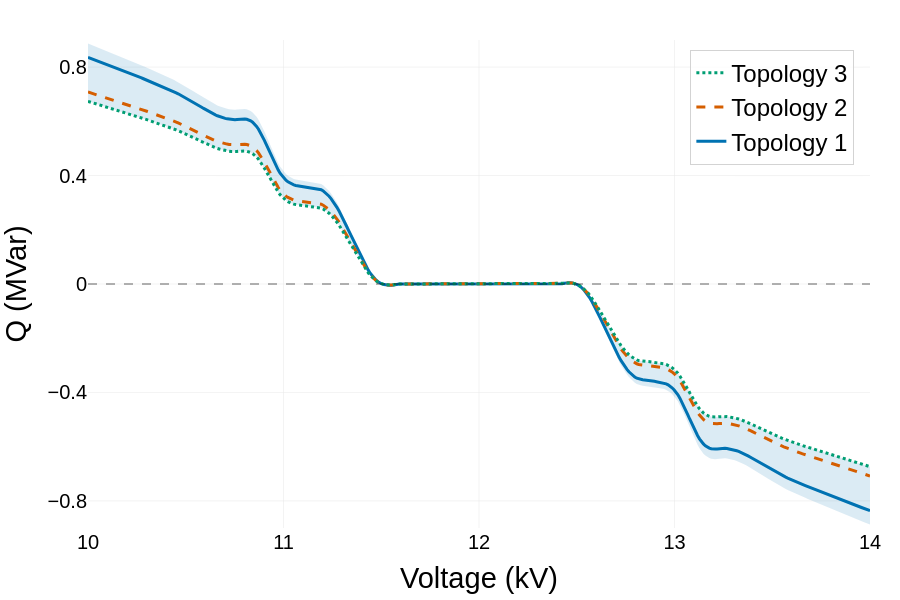

Notebook code for this chart:
### Code cell
def x_policy_minmax_bg_plus_focus(
    policy_net,
    env,
    seeds_all=tuple(range(10)),   # 用于 min–max 背景的拓扑集合
    seeds_focus=(1, 2, 4),        # 前景高亮的 3 条拓扑（手动挑选）
    x_range=(10.5, 13.5),         # kV
    N=400,
    y_range=(-1.0, 1.0),          # MVAr
    smoothing='savgol',           # 'savgol','moving',None
    smooth_window=25, smooth_poly=3,
    bg_alpha=0.16                 # 背景带透明度（0.10~0.22之间比较合适）
):
    import numpy as np
    import plotly.graph_objects as go
    import torch

    # -------- helpers --------
    def moving_average(a, n=21):
        a = np.asarray(a, float)
        if n <= 1: return a
        return np.convolve(a, np.ones(n)/n, mode='same')

    def smooth_vec(y):
        y = np.asarray(y, float)
        if smoothing is None:
            return y
        if smoothing == 'moving':
            return moving_average(y, n=max(5, smooth_window//2))
        if smoothing == 'savgol':
            try:
                from scipy.signal import savgol_filter
                win = smooth_window if smooth_window % 2 == 1 else smooth_window + 1
                win = min(win, len(y) - (1 - len(y) % 2))
                win = max(win, 5) if win % 2 == 1 else max(win-1, 5)
                win = min(win, len(y) - (1 - len(y) % 2))
                if win < 5:
                    return moving_average(y, n=max(3, len(y)//10))
                poly = min(smooth_poly, max(2, (win-1)//2))
                return savgol_filter(y, window_length=win, polyorder=poly, mode='interp')
            except Exception:
                return moving_average(y, n=max(5, smooth_window//2))
        return y

    def tolist(x):
        return np.asarray(x).tolist()

    # 样式
    colors = ['#0072B2', '#D55E00', '#009E73']  # 三条高对比
    dashes = ['solid', 'dash', 'dot']
    bg_fill = f'rgba(0,114,178,{float(bg_alpha):.3f})'  # 与前景蓝同色系的淡背景
    zero_line = 'rgba(0,0,0,0.6)'

    # 采样
    x_vals = np.linspace(float(x_range[0]), float(x_range[1]), int(N))
    v_pu   = x_vals / 12.0
    device = torch.device('cuda' if torch.cuda.is_available() else 'cpu')

    # -------- 计算 min–max 背景 --------
    curves_all = []
    with torch.no_grad():
        for s in seeds_all:
            _, topo, _ = env.reset_topo(seed=int(s))
            topo_tensor = torch.as_tensor(topo, dtype=torch.float32, device=device).unsqueeze(0)
            q = []
            for vp in v_pu.tolist():
                st = torch.as_tensor([[float(vp)]], dtype=torch.float32, device=device)
                act = policy_net[2](st, topo_tensor)
                q.append(float((-act).detach().cpu().numpy().item()))
            curves_all.append(smooth_vec(q))
    curves_all = np.asarray(curves_all, dtype=float)  # shape (S_all, N)
    y_min = curves_all.min(axis=0)
    y_max = curves_all.max(axis=0)

    # -------- 计算前景三条 --------
    focus_curves = []
    with torch.no_grad():
        for s in seeds_focus:
            _, topo, _ = env.reset_topo(seed=int(s))
            topo_tensor = torch.as_tensor(topo, dtype=torch.float32, device=device).unsqueeze(0)
            q = []
            for vp in v_pu.tolist():
                st = torch.as_tensor([[float(vp)]], dtype=torch.float32, device=device)
                act = policy_net[2](st, topo_tensor)
                q.append(float((-act).detach().cpu().numpy().item()))
            focus_curves.append((s, smooth_vec(q)))

    # -------- 绘图 --------
    fig = go.Figure()

    # 零线
    fig.add_hline(y=0.0, line=dict(color=zero_line, width=1, dash='dash'))

    # 背景 min–max 阴影带（先画 max 再用 fill='tonexty' 闭合）
    fig.add_trace(go.Scatter(
        x=tolist(x_vals), y=tolist(y_max),
        line=dict(color='rgba(0,0,0,0)'), hoverinfo='skip', showlegend=False
    ))
    fig.add_trace(go.Scatter(
        x=tolist(x_vals), y=tolist(y_min),
        fill='tonexty', fillcolor=bg_fill,
        line=dict(color='rgba(0,0,0,0)'),
        hoverinfo='skip',
        showlegend=False  # 去掉图例
    ))

    # 前景三条
    for i, (s, yc) in enumerate(focus_curves):
        fig.add_trace(go.Scatter(
            x=tolist(x_vals), y=tolist(yc),
            mode='lines',
            name=f'Topology {i+1}',  # 按需改为 s
            line=dict(color=colors[i % len(colors)], width=3, dash=dashes[i % len(dashes)]),
            hovertemplate=f'Topology {s+1}<br>V=%{{x:.2f}} kV<br>Q=%{{y:.3f}} MVAr<extra></extra>'
        ))

    # 坐标轴
    fig.update_xaxes(
        title_text="Voltage (kV)",
        range=[float(x_range[0]), float(x_range[1])],
        showgrid=True, gridwidth=0.5, gridcolor='#E6E6E6',
        tickfont=dict(size=NATURE_CONFIG.get('font_axis', 12)-4),
        zeroline=False, dtick=1.0
    )
    fig.update_yaxes(
        title_text="Q (MVar)",
        range=[float(y_range[0]), float(y_range[1])],
        showgrid=True, gridwidth=0.5, gridcolor='#E6E6E6',
        zeroline=False,
        tickmode='array',
        tickfont=dict(size=NATURE_CONFIG.get('font_axis', 12)-4),
        tickvals=[-0.8, -0.4, 0.0, 0.4, 0.8]
    )

    # 图例放右上角（图内）
    fig.update_layout(
        font=dict(family='Arial', size=NATURE_CONFIG.get('font_base', 16) -4 , color='black'),
        width=900,
        height=600,
        margin=dict(l=70, r=30, t=40, b=60),
        plot_bgcolor='white', paper_bgcolor='white',
        legend=dict(
            x=0.98, y=0.98, xanchor='right', yanchor='top',
            bgcolor='rgba(255,255,255,0.75)', bordercolor='lightgray', borderwidth=1,
            orientation='v',
            font=dict(size=NATURE_CONFIG.get('font_legend', 14) - 4)
        )
    )

    fig.show()
    return fig

# 使用示例：
fig = x_policy_minmax_bg_plus_focus(
    agent_policy_net, env,
    seeds_all=tuple(range(10)),
    seeds_focus=(2, 3,5,),  # 你手动挑的3条
    x_range=(10, 14), N=400,
    y_range=(-0.9, 0.9),
    bg_alpha=0.14,
    smoothing='savgol', smooth_window=25
)

# Export high-resolution images
output_path = os.path.join(Config.data_path, 'images', '56bus', 'x_policy_plot_improved.svg')
fig.write_image(output_path, scale=2)
fig.write_image(os.path.join(Config.data_path, 'images', '56bus', 'x_policy_plot_improved.png'), scale=2)

### Figure 1 — Plotly figure (JSON) as saved in the notebook; plotly's stock layout.template omitted (floating-point values rounded to 4 significant figures; data arrays with more than 128 entries replaced by an {"elided": "..."} marker saying what was removed)
{"data": [{"hoverinfo": "skip", "line": {"color": "rgba(0,0,0,0)"}, "showlegend": false, "type": "scatter", "x": {"elided": "400 float values"}, "y": {"elided": "400 float values"}}, {"fill": "tonexty", "fillcolor": "rgba(0,114,178,0.140)", "hoverinfo": "skip", "line": {"color": "rgba(0,0,0,0)"}, "showlegend": false, "type": "scatter", "x": {"elided": "400 float values"}, "y": {"elided": "400 float values"}}, {"hovertemplate": "Topology 3<br>V=%{x:.2f} kV<br>Q=%{y:.3f} MVAr<extra></extra>", "line": {"color": "#0072B2", "dash": "solid", "width": 3}, "mode": "lines", "name": "Topology 1", "type": "scatter", "x": {"elided": "400 float values"}, "y": {"elided": "400 float values"}}, {"hovertemplate": "Topology 4<br>V=%{x:.2f} kV<br>Q=%{y:.3f} MVAr<extra></extra>", "line": {"color": "#D55E00", "dash": "dash", "width": 3}, "mode": "lines", "name": "Topology 2", "type": "scatter", "x": {"elided": "400 float values"}, "y": {"elided": "400 float values"}}, {"hovertemplate": "Topology 6<br>V=%{x:.2f} kV<br>Q=%{y:.3f} MVAr<extra></extra>", "line": {"color": "#009E73", "dash": "dot", "width": 3}, "mode": "lines", "name": "Topology 3", "type": "scatter", "x": {"elided": "400 float values"}, "y": {"elided": "400 float values"}}], "layout": {"font": {"color": "black", "family": "Arial", "size": 24}, "height": 600, "legend": {"bgcolor": "rgba(255,255,255,0.75)", "bordercolor": "lightgray", "borderwidth": 1, "font": {"size": 24}, "orientation": "v", "x": 0.98, "xanchor": "right", "y": 0.98, "yanchor": "top"}, "margin": {"b": 60, "l": 70, "r": 30, "t": 40}, "paper_bgcolor": "white", "plot_bgcolor": "white", "shapes": [{"line": {"color": "rgba(0,0,0,0.6)", "dash": "dash", "width": 1}, "type": "line", "x0": 0, "x1": 1, "xref": "x domain", "y0": 0, "y1": 0, "yref": "y"}], "width": 900, "xaxis": {"dtick": 1, "gridcolor": "#E6E6E6", "gridwidth": 0.5, "range": [10, 14], "showgrid": true, "tickfont": {"size": 20}, "title": {"text": "Voltage (kV)"}, "zeroline": false}, "yaxis": {"gridcolor": "#E6E6E6", "gridwidth": 0.5, "range": [-0.9, 0.9], "showgrid": true, "tickfont": {"size": 20}, "tickmode": "array", "tickvals": [-0.8, -0.4, 0, 0.4, 0.8], "title": {"text": "Q (MVar)"}, "zeroline": false}}}
